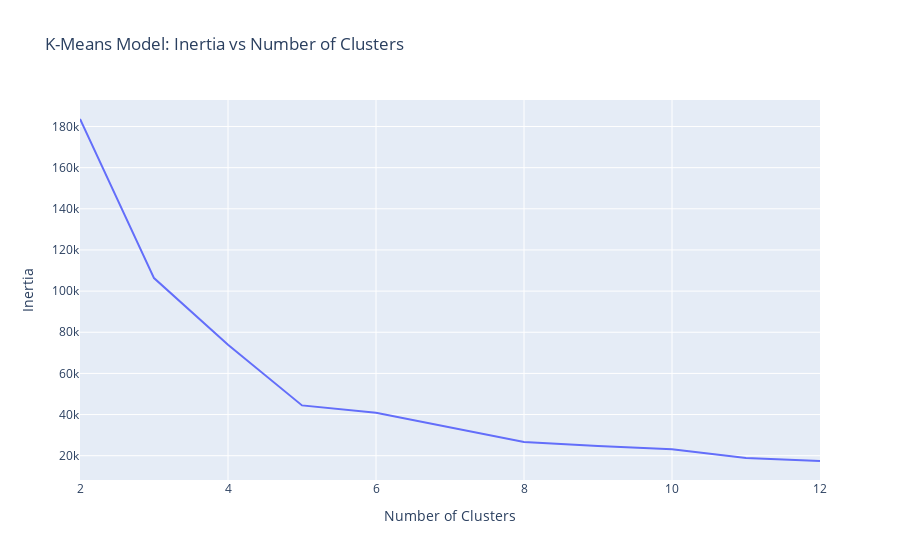

Write notebook code for a chart like this one.
### Code cell
fig = px.line(x= range(2 , 13) , y= inertia_errors , title="K-Means Model: Inertia vs Number of Clusters")
fig.update_layout(xaxis_title="Number of Clusters" , yaxis_title="Inertia")
fig.show()

### Figure 1 — Plotly figure (JSON) as saved in the notebook; plotly's stock layout.template omitted (floating-point values rounded to 4 significant figures)
{"data": [{"hovertemplate": "x=%{x}<br>y=%{y}<extra></extra>", "legendgroup": "", "line": {"color": "#636efa", "dash": "solid"}, "marker": {"symbol": "circle"}, "mode": "lines", "name": "", "orientation": "v", "showlegend": false, "type": "scatter", "x": [2, 3, 4, 5, 6, 7, 8, 9, 10, 11, 12], "xaxis": "x", "y": [183700.0, 106300.0, 73880.0, 44450.0, 40830.0, 33640.0, 26690.0, 24770.0, 23100.0, 18910.0, 17430.0], "yaxis": "y"}], "layout": {"legend": {"tracegroupgap": 0}, "title": {"text": "K-Means Model: Inertia vs Number of Clusters"}, "xaxis": {"anchor": "y", "domain": [0, 1], "title": {"text": "Number of Clusters"}}, "yaxis": {"anchor": "x", "domain": [0, 1], "title": {"text": "Inertia"}}}}
